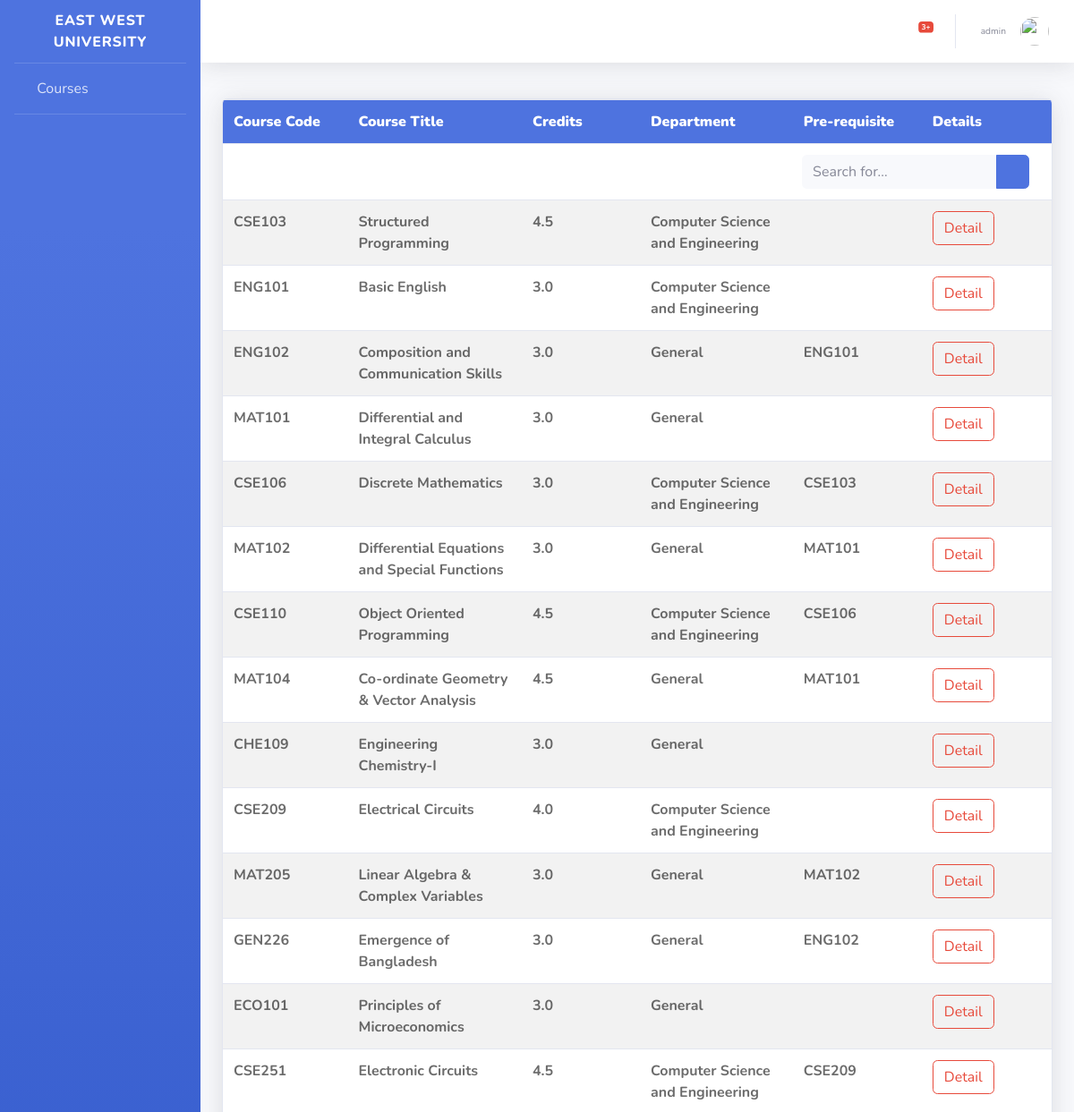
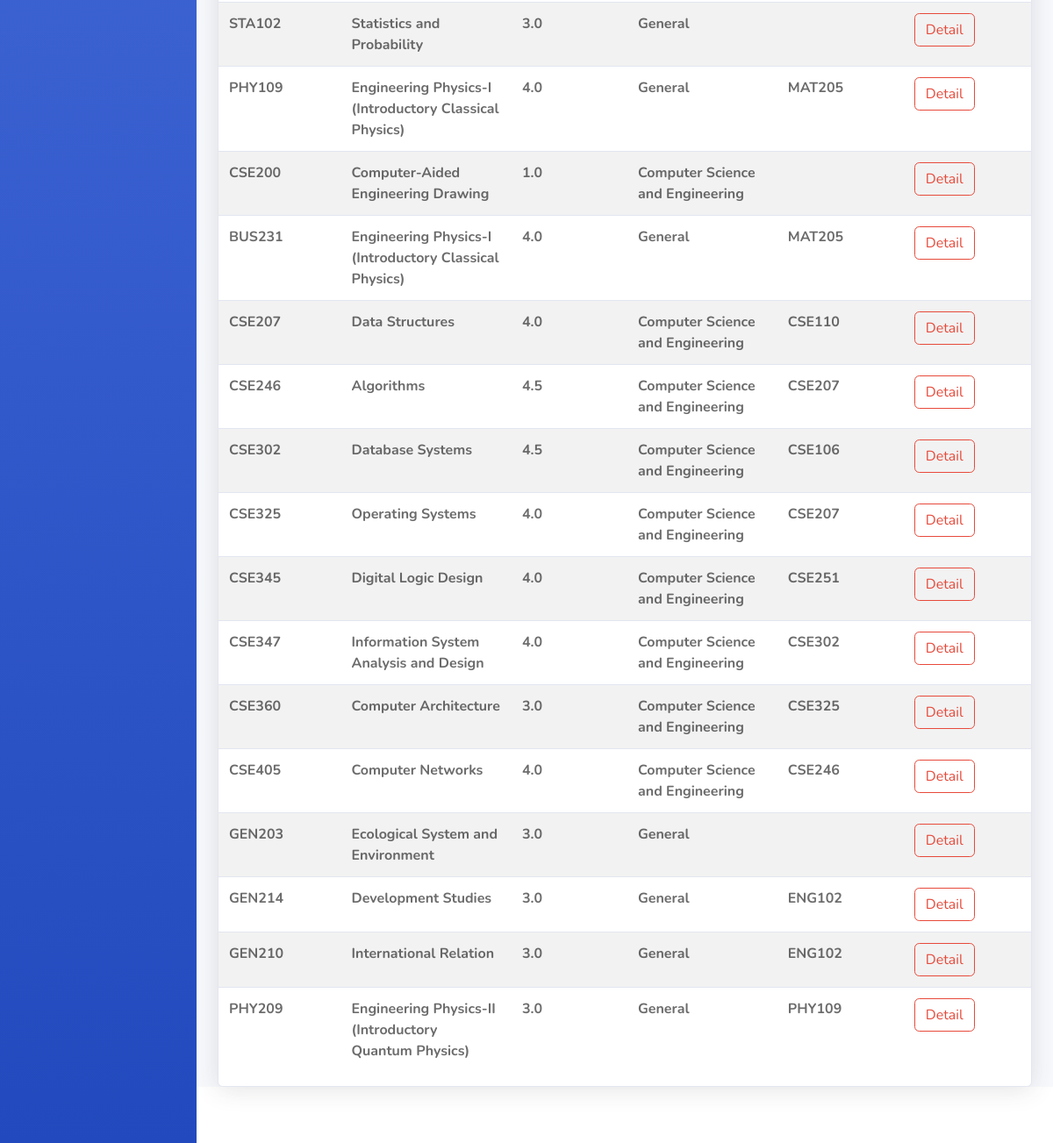
The app's page /all-courses/ (signed in) with its own data (2 pictures, top to bottom).
### advising_portal/models.py (models this page shows)
class Faculty(models.Model):
    faculty_id = models.CharField(max_length=100, primary_key=True)
    name = models.CharField(max_length=30)
    initials = models.TextField()
    username = models.OneToOneField(User, on_delete=models.SET_NULL, null=True)

class Course(models.Model):
    course_id = models.CharField(max_length=100, primary_key=True)
    course_code = models.CharField(max_length=10)
    course_title = models.TextField()
    department = models.ForeignKey(Department, on_delete=models.SET_NULL, null=True)
    prerequisite_course = models.ForeignKey('self', on_delete=models.SET_NULL, null=True)
    credit = models.FloatField()
    created_at = models.DateTimeField(default=timezone.now)
    created_by = models.ForeignKey(User, on_delete=models.SET_NULL, null=True)

class Department(models.Model):
    department_id = models.CharField(max_length=100, primary_key=True)
    department_name = models.TextField()
    created_at = models.DateTimeField(default=timezone.now)
    created_by = models.ForeignKey(User, on_delete=models.SET_NULL, null=True)

### users/decorators.py (the view)
        def wrapper_func(request, *args, **kwargs):
            group = None
            if request.user.groups.exists():
                group = request.user.groups.all()[0].name
            if group in allowed_roles:
                return view_func(request, *args, **kwargs)
            else:
                return render(request, 'advising_portal/401.html')

### advising_portal/templatetags/custom_tags.py (called while the page is built)
@register.filter(name='has_group')
def has_group(user, group_name):
    return user.groups.filter(name=group_name).exists()

### advising_portal/views.py (called while the page is built)
@login_required
@allowed_users(allowed_roles=['faculty'])
def courses_list_view(request):
    courses = Course.objects.all()
    course_list = []
    for course in courses:
        formatted_data = {
            'course_code': course.course_code,
            'course_title': course.course_title,
            'credit': course.credit,
            'department': course.department.department_name,
            'prerequisite_course': course.prerequisite_course.course_code if course.prerequisite_course else '',
        }
        course_list.append(formatted_data)
    context = {
        'courses': course_list
    }
    return render(request, 'advising_portal/courses.html', context)

### advising_portal/templates/advising_portal/courses.html (shortened to what this page needs)
{% extends "advising_portal/base.html" %}
{% load static %}
{% block content %}
    <div class="table-responsive card shadow custom-left-table-align">
        <table id="myTable" class="table table-striped">
            <tbody>
            <tr>
                <th class="col-md-1"><b>Course Code</b></th>
                <th class="col-md-1"><b>Course Title</b></th>
                <th class="col-md-1"><b>Credits</b></th>
                <th class="col-md-1"><b>Department</b></th>
                <th class="col-md-1"><b>Pre-requisite</b></th>
                <th class="col-md-1"><b>Details</b></th>
            </tr>
            <tr>
                <td colspan="6" align="right">
                    <form
                            class="d-none d-sm-inline-block form-inline mr-auto ml-md-3 my-2 my-md-0 mw-100 navbar-search">
                        <div class="input-group custom-search-align">
                            <input type="text" id="myInput" onkeyup="table_search(6)"
                                   class="form-control bg-light border-0 small" placeholder="Search for..."
                                   aria-label="Search" aria-describedby="basic-addon2">
                            <div class="input-group-append">
                                <button class="btn btn-primary" type="button">
                                    <i class="fas fa-search fa-sm"></i>
                                </button>
                            </div>
                        </div>
                    </form>
                </td>
            </tr>
            {% for course in courses %}
                <tr>
                    <td class="col-md-1">{{ course.course_code }}</td>
                    <td class="col-md-1">{{ course.course_title }}</td>
                    <td class="col-md-1">{{ course.credit }}</td>
                    <td class="col-md-1">{{ course.department }}</td>
                    <td class="col-md-1">{{ course.prerequisite_course }}</td>
                    <td class="col-md-1">
                        <button class="btn btn-outline-danger" type="submit">
                            Detail
                        </button>
                    </td>
                </tr>
            {% endfor %}
            </tbody>
        </table>
    </div>
{% endblock content %}

### advising_portal/templates/advising_portal/base.html (shortened to what this page needs)
{% load static %}
{% load custom_tags %}
<!DOCTYPE html>
<html lang="en">
<head>
    <link href="{% static 'advising_portal/vendor/fontawesome-free/css/all.min.css' %}" rel="stylesheet" type="text/css">
    <link href="{% static 'advising_portal/css/sb-admin-2.min.css' %}" rel="stylesheet">
    <link href="{% static 'advising_portal/css/my_css.css' %}" rel="stylesheet">
</head>
<body id="page-top">
    <div id="wrapper">
        <ul class="navbar-nav bg-gradient-primary sidebar sidebar-dark accordion" id="accordionSidebar">
            <a class="sidebar-brand d-flex align-items-center justify-content-center" href="{% url 'student-panel-home' %}">
                <div class="sidebar-brand-text mx-3">East West University</div>
            </a>
            <hr class="sidebar-divider my-0">
            {% if user|has_group:"student" %}
                <li class="nav-item">
                    <a class="nav-link" href="{% url 'student-panel-portal' 'recommended' %}">
                        Advising
                    </a>
                </li>
                <hr class="sidebar-divider">
                <li class="nav-item">
                    <a class="nav-link" href="{% url 'student-panel-advised-courses' %}">
                        Advised Courses
                    </a>
                </li>
                <hr class="sidebar-divider">
                <li class="nav-item">
                    <a class="nav-link" href="{% url 'student-panel-request-section-list-view' %}">
                        Seat Request
                    </a>
                </li>
                <hr class="sidebar-divider">
                <li class="nav-item">
                    <a class="nav-link" href="{% url 'student-panel-grade-report' %}">
                        Grade Report
                    </a>
                </li>
                <hr class="sidebar-divider d-none d-md-block">
                <div class="text-center d-none d-md-inline">
                    <button class="rounded-circle border-0" id="sidebarToggle"></button>
                </div>
            {% else %}
                <li class="nav-item">
                    <a class="nav-link" href="{% url 'student-panel-courses' %}">
                        <i class="fas fa-fw fa-tachometer-alt"></i>
                        Courses
                    </a>
                </li>
                <hr class="sidebar-divider">
            {% endif %}
        </ul>
        <div id="content-wrapper" class="d-flex flex-column">
            <div id="content">
                <nav class="navbar navbar-expand navbar-light bg-white topbar mb-4 static-top shadow">
                    <ul class="navbar-nav ml-auto">
                        <li class="nav-item dropdown no-arrow mx-1">
                            <a class="nav-link dropdown-toggle" href="#" id="alertsDropdown" role="button"
                                data-toggle="dropdown" aria-haspopup="true" aria-expanded="false">
                                <i class="fas fa-bell fa-fw"></i>
                                <span class="badge badge-danger badge-counter">3+</span>
                            </a>
                        </li>
                        <li class="nav-item dropdown no-arrow">
                            <a class="nav-link dropdown-toggle" href="#" id="userDropdown" role="button"
                                data-toggle="dropdown" aria-haspopup="true" aria-expanded="false">
                                <span class="mr-2 d-none d-lg-inline text-gray-600 small">
                                    {% if user|has_group:"student" %}
                                        <span class="mr-2 d-none d-lg-inline text-gray-600 small">{{ user.student.name }}</span>
                                    {% else %}
                                        <span class="mr-2 d-none d-lg-inline text-gray-600 small">{{ user.faculty.name }}</span>
                                    {% endif %}
                                </span>
                                <img class="img-profile rounded-circle"
                                    src="{% static 'advising_portal/img/undraw_profile.svg' %}">
                            </a>
                        </li>
                    </ul>
                </nav>
                <div class="container-fluid">
                    {% block content %}{% endblock %}
                </div>
            </div>
            <footer class="sticky-footer bg-white">
            </footer>
        </div>
    </div>
</body>
</html>

### advising_portal/static/advising_portal/css/my_css.css (style rules this page uses)
.custom-search-align { padding-right: 13px; }
.custom-left-table-align { margin-top: 40px; }
.custom-left-table-align th { background-color: #4e73df; color: #ffffff; }
.custom-left-table-align td { color: rgba(0, 0, 0, 0.58); font-weight: bold; }

### records on screen
Course: course_code "CSE103", course_title "Structured Programming", credit "4.5", prerequisite_course "CSE103"
Department: department "Computer Science and Engineering" "Computer Science and Engineering" "Computer Science and Engineering" "Computer Science and Engineering" "Computer Science and Engineering" "Computer Science and Engineering" "Computer Science and Engineering" "Computer Science and Engineering" "Computer Science and Engineering" "Computer Science and Engineering" "Computer Science and Engineering" "Computer Science and Engineering" "Computer Science and Engineering" "Computer Science and Engineering" "Computer Science and Engineering"
Course: course_code "ENG101", course_title "Basic English", credit "3.0", prerequisite_course "ENG101"
Course: course_code "ENG102", course_title "Composition and Communication Skills", credit "3.0", prerequisite_course "ENG102" "ENG102" "ENG102"
Department: department "General" "General" "General" "General" "General" "General" "General" "General" "General" "General" "General" "General" "General" "General" "General"
Course: course_code "MAT101", course_title "Differential and Integral Calculus", credit "3.0", prerequisite_course "MAT101" "MAT101"
Course: course_code "CSE106", course_title "Discrete Mathematics", credit "3.0", prerequisite_course "CSE106" "CSE106"
Course: course_code "MAT102", course_title "Differential Equations and Special Functions", credit "3.0", prerequisite_course "MAT102"
Course: course_code "CSE110", course_title "Object Oriented Programming", credit "4.5", prerequisite_course "CSE110"
Course: course_code "MAT104", course_title "Co-ordinate Geometry & Vector Analysis", credit "4.5"
Course: course_code "CHE109", course_title "Engineering Chemistry-I", credit "3.0"
Course: course_code "CSE209", course_title "Electrical Circuits", credit "4.0", prerequisite_course "CSE209"
Course: course_code "MAT205", course_title "Linear Algebra & Complex Variables", credit "3.0", prerequisite_course "MAT205" "MAT205"
Course: course_code "GEN226", course_title "Emergence of Bangladesh", credit "3.0"
Course: course_code "ECO101", course_title "Principles of Microeconomics", credit "3.0"
Course: course_code "CSE251", course_title "Electronic Circuits", credit "4.5", prerequisite_course "CSE251"
Course: course_code "STA102", course_title "Statistics and Probability", credit "3.0"
Course: course_code "PHY109", course_title "Engineering Physics-I (Introductory Classical Physics)", credit "4.0", prerequisite_course "PHY109"
Course: course_code "CSE200", course_title "Computer-Aided Engineering Drawing", credit "1.0"
Course: course_code "BUS231", course_title "Engineering Physics-I (Introductory Classical Physics)", credit "4.0"
Course: course_code "CSE207", course_title "Data Structures", credit "4.0", prerequisite_course "CSE207" "CSE207"
Course: course_code "CSE246", course_title "Algorithms", credit "4.5", prerequisite_course "CSE246"
Course: course_code "CSE302", course_title "Database Systems", credit "4.5", prerequisite_course "CSE302"
Course: course_code "CSE325", course_title "Operating Systems", credit "4.0", prerequisite_course "CSE325"
Course: course_code "CSE345", course_title "Digital Logic Design", credit "4.0"
Course: course_code "CSE347", course_title "Information System Analysis and Design", credit "4.0"
Course: course_code "CSE360", course_title "Computer Architecture", credit "3.0"
Course: course_code "CSE405", course_title "Computer Networks", credit "4.0"
Course: course_code "GEN203", course_title "Ecological System and Environment", credit "3.0"
Course: course_code "GEN214", course_title "Development Studies", credit "3.0"
Course: course_code "GEN210", course_title "International Relation", credit "3.0"
Course: course_code "PHY209", course_title "Engineering Physics-II (Introductory Quantum Physics)", credit "3.0"

### other values on screen
{{ user.faculty.name }} "admin"
